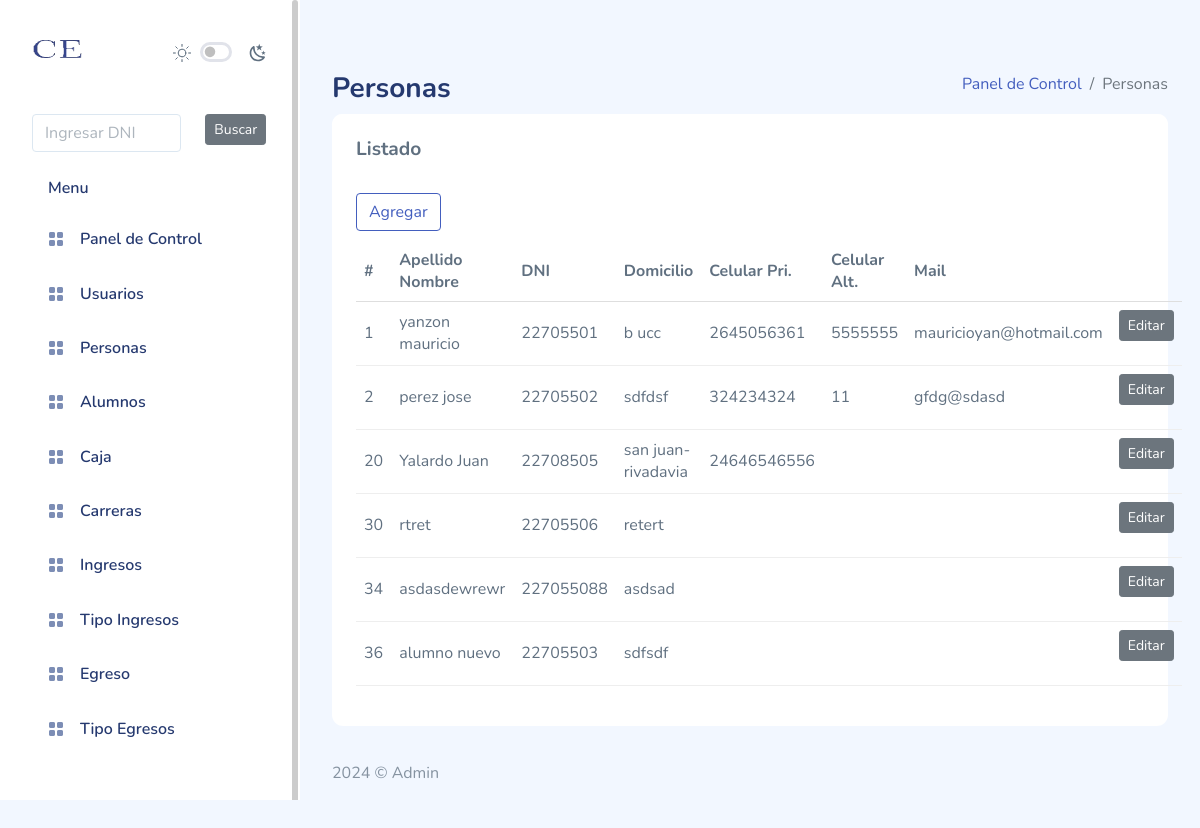
Page /personas/index.php (signed in) on the committed database.
### tables this page shows
CREATE TABLE `persona` (
  `id` int NOT NULL AUTO_INCREMENT,
  `apellidonombre` varchar(30) NOT NULL,
  `dni` int NOT NULL,
  `domicilio` varchar(50) NOT NULL,
  `cel1` varchar(11) NOT NULL,
  `cel2` varchar(11) NOT NULL,
  `mail` varchar(35) NOT NULL,
  PRIMARY KEY (`id`),
  UNIQUE KEY `apellidonombre` (`apellidonombre`) USING BTREE,
  UNIQUE KEY `dniunico` (`dni`)
);

### bd/conexion.php (called while the page is built, shortened)
<?php
class Conexion
{
	private static $objCon = null;
	public static function obtenerInstancia()
	{
		if (self::$objCon == null) {
			self::$objCon = mysqli_connect("localhost", "root", "", "bdce");
		}
		return self::$objCon;
	}
}

### personas/persona.php (called while the page is built, shortened)
<?php
include_once("../bd/conexion.php");
class Persona
{
  public function lista()
  {
    $consulta = "SELECT * FROM persona";
    $rs = mysqli_query(conexion::obtenerInstancia(), $consulta);
    if (mysqli_num_rows($rs) > 0) {
      while ($fila = mysqli_fetch_assoc($rs)) {
        $data[] = $fila;
      }
    }
    return $data;
  }
}

### personas/index.php (the view, shortened to what this page needs)
<?php
include("../cabecera.php");
include("../menu.php");
include("persona.php");
?>
<div id="main">
    <div class="page-heading">
        <div class="page-title">
            <div class="row">
                <div class="col-12 col-md-6 order-md-1 order-last">
                    <h3>Personas</h3>
                </div>
                <div class="col-12 col-md-6 order-md-2 order-first">
                    <nav aria-label="breadcrumb" class="breadcrumb-header float-start float-lg-end">
                        <ol class="breadcrumb">
                            <li class="breadcrumb-item"><a href="../panelcontrol/index.php">Panel de Control</a></li>
                            <li class="breadcrumb-item active" aria-current="page">Personas</li>
                        </ol>
                    </nav>
                </div>
            </div>
        </div>
        <section class="section">
            <div class="card">
                <div class="card-header">
                    <h4 class="card-title">Listado</h4>
                </div>
                <div class="card-body">
                    <div class="buttons">
                        <a href="nuevo.php" class="btn btn-outline-primary">Agregar</a>
                    </div>
                    <table class="table table-flush" id="datatable">
                        <thead class="thead-light">
                            <tr>
                                <th>#</th>
                                <th>Apellido Nombre</th>
                                <th>DNI</th>
                                <th>Domicilio</th>
                                <th>Celular Pri.</th>
                                <th>Celular Alt.</th>
                                <th>Mail</th>
                                <th></th>
                            </tr>
                        </thead>
                        <tbody>
                            <?php
                            $objeto = new Persona();
                            $usuarios = $objeto->lista();
                            foreach ($usuarios as $item) {
                            ?>
                                <tr>
                                    <td><?php echo $item['id']; ?></td>
                                    <td><?php echo $item['apellidonombre']; ?></td>
                                    <td><?php echo $item['dni']; ?></td>
                                    <td><?php echo $item['domicilio']; ?></td>
                                    <td><?php echo $item['cel1']; ?></td>
                                    <td><?php echo $item['cel2']; ?></td>
                                    <td><?php echo $item['mail']; ?></td>
                                    <td>
                                        <form method="POST" role="form" action="editar.php">
                                            <button class="btn btn-sm btn-secondary d-inline-flex align-items-center">Editar</button>
                                        </form>
                                    </td>
                                </tr>
                            <?php
                            }
                            ?>
                        </tbody>
                    </table>
                </div>
            </div>
        </section>
        <?php
        include("../pie.php");
        ?>

### cabecera.php (shortened to what this page needs)
<!DOCTYPE html>
<html lang="en">
<head>
    <link rel="stylesheet" href="../assets/css/app.css">
    <link rel="stylesheet" href="../assets/css/app-dark.css">
    <link rel="stylesheet" href="../assets/css/iconly.css">
</head>
<body>
    <div id="app">

### menu.php (shortened to what this page needs)
<div id="sidebar" class="active">
  <div class="sidebar-wrapper active ps ps--active-y">
    <div class="sidebar-header position-relative">
      <div class="d-flex justify-content-between align-items-center">
        <div class="logod">
          <a href="../panelcontrol/index.php"><img src="../assets/logo/sinfondologopequeño.png" alt="CE" height="150px"
              width="50px" srcset=""></a>
        </div>
        <div class="theme-toggle d-flex gap-2  align-items-center mt-2">
          <div class="form-check form-switch fs-6">
            <input class="form-check-input  me-0" type="checkbox" id="toggle-dark" style="cursor: pointer">
          </div>
        </div>
      </div>
    </div>
    <div class="sidebar-menu">
      <ul class="menu">
        <li class="sidebar-item ">
        <form method="post" action="../perfil/index.php">
        <div class="row">
            <div class="col-8">
              <input type="number" id="dni" class="form-control" name="dni" placeholder="Ingresar DNI">
            </div>
            <div class="col-4">
              <button type="submit" id="buscar_dni_perfil" class="btn btn-sm btn-secondary d-inline-flex align-items-center">Buscar</button>
            </div>
        </div>
        </form>
        </li>
        <li class="sidebar-title">Menu</li>
        <li class="sidebar-item ">
          <a href="../panelcontrol/index.php" class="sidebar-link">
            <i class="bi bi-grid-fill"></i>
            <span>Panel de Control</span>
          </a>
        </li>
        <li class="sidebar-item ">
          <a href="../usuarios/index.php" class="sidebar-link">
            <i class="bi bi-grid-fill"></i>
            <span>Usuarios</span>
          </a>
        </li>
        <li class="sidebar-item ">
          <a href="../personas/index.php" class="sidebar-link">
            <i class="bi bi-grid-fill"></i>
            <span>Personas</span>
          </a>
        </li>
        <li class="sidebar-item ">
          <a href="../alumno/index.php" class="sidebar-link">
            <i class="bi bi-grid-fill"></i>
            <span>Alumnos</span>
          </a>
        </li>
        <li class="sidebar-item ">
          <a href="../caja/index.php" class="sidebar-link">
            <i class="bi bi-grid-fill"></i>
            <span>Caja</span>
          </a>
        </li>
         <li class="sidebar-item ">
          <a href="../carrera/index.php" class="sidebar-link">
            <i class="bi bi-grid-fill"></i>
            <span>Carreras</span>
          </a>
        </li>
        <li class="sidebar-item ">
          <a href="../ingreso/index.php" class="sidebar-link">
            <i class="bi bi-grid-fill"></i>
            <span>Ingresos</span>
          </a>
        </li>
        <li class="sidebar-item ">
          <a href="../tipo_ingreso/index.php" class="sidebar-link">
            <i class="bi bi-grid-fill"></i>
            <span>Tipo Ingresos</span>
          </a>
        </li>
        <li class="sidebar-item ">
          <a href="../egreso/index.php" class="sidebar-link">
            <i class="bi bi-grid-fill"></i>
            <span>Egreso</span>
          </a>
        </li>
        <li class="sidebar-item ">
          <a href="../egresoTipo/index.php" class="sidebar-link">
            <i class="bi bi-grid-fill"></i>
            <span>Tipo Egresos</span>
          </a>
        </li>
      </ul>
    </div>
    <div class="ps__rail-y" style="top: 0px; height: 1498px; right: 0px;">
      <div class="ps__thumb-y" tabindex="0" style="top: 0px; height: 1200px;"></div>
    </div>
  </div>
</div>

### pie.php (shortened to what this page needs)
<footer>
    <div class="footer clearfix mb-0 text-muted">
        <div class="float-start">
            <p>2024 &copy; Admin</p>
        </div>
    </div>
</footer>
</div>
</div>
</body>
</html>

### rows in the picture
persona: id "1", apellidonombre "yanzon mauricio", dni "22705501", domicilio "b ucc", cel1 "2645056361", cel2 "5555555", mail "mauricioyan@hotmail.com"
persona: id "2", apellidonombre "perez jose", dni "22705502", domicilio "sdfdsf", cel1 "324234324", cel2 "11", mail "gfdg@sdasd"
persona: id "20", apellidonombre "Yalardo Juan", dni "22708505", domicilio "san juan- rivadavia", cel1 "24646546556"
persona: id "30", apellidonombre "rtret", dni "22705506", domicilio "retert"
persona: id "34", apellidonombre "asdasdewrewr", dni "227055088", domicilio "asdsad"
persona: id "36", apellidonombre "alumno nuevo", dni "22705503", domicilio "sdfsdf"
